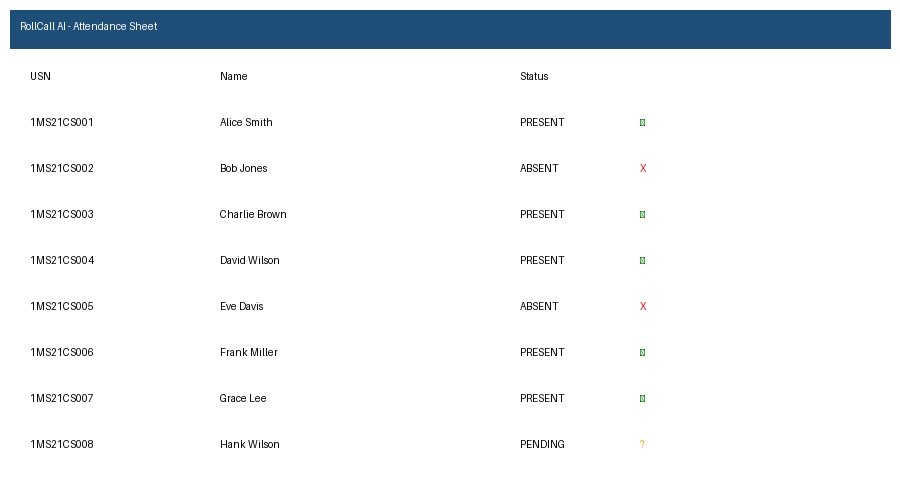
#> input picture data/photos/sheet_clean.jpg, 900 x 498 px; its folder holds only this picture in this run
$ python -i read_photo_tool.py   (imports and definitions only)
#> lines starting #> are read from the running program, lines starting #| are printed output that depends on the picture; after the words box and inside, x2 and y2 are one past the last pixel; in counts of white or black regions, pixels touching at a corner belong together
"""Tool for extracting attendance records from a photo of an attendance sheet.

Pipeline:
  1. Load & clean the image with OpenCV (grayscale, denoise, deskew, adaptive threshold).
  2. Send the cleaned image to a vision LLM (Google Gemini) with a strict JSON prompt.
  3. Parse and validate the returned JSON rows (usn, name, status, confidence).
  4. If the LLM call fails or returns malformed JSON, fall back to EasyOCR text extraction.

Environment variables required (add to .env):
  GEMINI_API_KEY   - Google AI Studio API key for Gemini vision model.

Optional environment variables:
  PHOTO_LLM_MODEL  - Gemini model to use (default: gemini-2.0-flash).
  PHOTO_MIN_CONFIDENCE - Minimum confidence threshold to keep a row (default: 0.5).
  PHOTO_OCR_GPU    - Set to "1" to enable EasyOCR GPU acceleration (default: 0).
"""

from __future__ import annotations

import base64
import json
import logging
import math
import os
import re
import warnings
from dataclasses import dataclass, field
from enum import Enum
from pathlib import Path
from typing import Any, Dict, List, Optional, Tuple

import cv2
import numpy as np
from PIL import Image

logger = logging.getLogger(__name__)

# ---------------------------------------------------------------------------
# Constants
# ---------------------------------------------------------------------------

VALID_STATUSES = {"PRESENT", "ABSENT", "PENDING", "UNREVIEWED"}

STATUS_ALIASES: Dict[str, str] = {
    "present": "PRESENT",
    "p": "PRESENT",
    "1": "PRESENT",
    "yes": "PRESENT",
    "true": "PRESENT",
    "absent": "ABSENT",
    "a": "ABSENT",
    "0": "ABSENT",
    "no": "ABSENT",
    "false": "ABSENT",
    "pending": "PENDING",
    "unreviewed": "UNREVIEWED",
    "ambiguous": "UNREVIEWED",
    "?": "UNREVIEWED",
}

# Strict prompt telling the vision LLM exactly what to return.
VISION_PROMPT = """You are an OCR assistant processing an attendance sheet photograph.
Your task is to extract each student's attendance row.

Return a valid JSON array — nothing else, no markdown fences, no commentary.
Each element must have EXACTLY these keys:
  "usn"        : string — the student roll number / USN (e.g. "1MS21CS042")
  "name"       : string — the student's full name as written on the sheet
  "status"     : string — one of: "PRESENT", "ABSENT", "PENDING", "UNREVIEWED"
                  Use "PENDING" if the cell is blank/missing.
                  Use "UNREVIEWED" if the status mark is ambiguous or illegible.
  "confidence" : float between 0.0 and 1.0 — your confidence in this row's accuracy.
                  Set < 0.70 for any row where handwriting was difficult to read.

Rules:
- If a cell is empty, null, or illegible → use "PENDING" or "UNREVIEWED" accordingly.
- Do NOT default blank attendance to "ABSENT".
- Return ONLY the JSON array. Example:
[
  {"usn": "1MS21CS001", "name": "Alice Smith",   "status": "PRESENT",    "confidence": 0.97},
  {"usn": "1MS21CS002", "name": "Bob Jones",     "status": "ABSENT",     "confidence": 0.95},
  {"usn": "1MS21CS003", "name": "Charlie Brown", "status": "UNREVIEWED", "confidence": 0.48}
]"""

DEFAULT_MODEL = "gemini-2.0-flash"
DEFAULT_MIN_CONFIDENCE = 0.5


# ---------------------------------------------------------------------------
# Dataclasses
# ---------------------------------------------------------------------------

class ExtractionSource(str, Enum):
    LLM = "llm"
    OCR_FALLBACK = "ocr_fallback"


@dataclass
class PhotoRow:
    """One extracted row from an attendance sheet photo."""
    usn: str
    name: str
    status: str
    confidence: float
    source: ExtractionSource
    raw: Dict[str, Any] = field(default_factory=dict)

    # [8 lines left out: function to_dict, not called in this run]


@dataclass
class PhotoExtractionResult:
    """Full result from read_photo_tool."""
    image_path: str
    rows: List[PhotoRow]
    source: ExtractionSource
    warnings: List[str] = field(default_factory=list)
    raw_llm_response: Optional[str] = None
    error: Optional[str] = None

    @property
    def valid_rows(self) -> List[PhotoRow]:
        return [r for r in self.rows if r.status != "UNREVIEWED" or r.confidence >= DEFAULT_MIN_CONFIDENCE]

    # [9 lines left out: function to_dict, not called in this run]


# ---------------------------------------------------------------------------
# Image Preprocessing
# ---------------------------------------------------------------------------

def preprocess_image(image_path: str | Path) -> np.ndarray:
    """
    Load and clean an attendance sheet image for best OCR / vision LLM accuracy.

    Steps:
      1. Load with OpenCV preserving colour (for LLM) and make a grayscale copy.
      2. Denoise (fastNlMeansDenoising).
      3. Deskew by detecting the dominant rotation angle from Hough lines.
      4. Apply adaptive thresholding on the grayscale copy to sharpen text.
      5. Return the deskewed *colour* image (PIL-ready, uint8 RGB).
    """
    path = Path(image_path)
    if not path.exists():
        raise FileNotFoundError(f"Image not found: {image_path}")

    bgr = cv2.imread(str(path))
    if bgr is None:
        raise ValueError(f"OpenCV could not decode image: {image_path}")

    # --- Denoise ---
    gray = cv2.cvtColor(bgr, cv2.COLOR_BGR2GRAY)
    denoised = cv2.fastNlMeansDenoising(gray, h=10, templateWindowSize=7, searchWindowSize=21)

    # --- Deskew ---
    angle = _detect_skew_angle(denoised)
    if abs(angle) > 0.5:
        bgr = _rotate_image(bgr, angle)
        denoised = _rotate_image(denoised, angle)

    # --- Adaptive threshold (for OCR fallback preview) ---
    thresh = cv2.adaptiveThreshold(
        denoised, 255,
        cv2.ADAPTIVE_THRESH_GAUSSIAN_C,
        cv2.THRESH_BINARY, 21, 10,
    )

    # Return RGB colour (best for LLM; thresh stored separately for OCR fallback)
    rgb = cv2.cvtColor(bgr, cv2.COLOR_BGR2RGB)
    return rgb, thresh


def _detect_skew_angle(gray: np.ndarray) -> float:
    """Estimate document skew angle using Hough line detection."""
    try:
        edges = cv2.Canny(gray, 50, 150, apertureSize=3)
        lines = cv2.HoughLines(edges, 1, np.pi / 180, threshold=100)
        if lines is None or len(lines) < 5:
            return 0.0
        angles = []
        for line in lines[:50]:
            theta = line[0][1]
            angle = math.degrees(theta) - 90.0
            if abs(angle) < 45:
                angles.append(angle)
        return float(np.median(angles)) if angles else 0.0
    except Exception:
        return 0.0


# [140 lines left out: functions _rotate_image, _image_to_base64, _normalize_status, _validate_confidence, _parse_and_validate_json, _call_gemini, not called in this run]


# ---------------------------------------------------------------------------
# OCR Fallback Backend (EasyOCR)
# ---------------------------------------------------------------------------

_EASYOCR_READER = None  # lazy singleton to avoid heavy import at module load


def _get_easyocr_reader(gpu: bool = False):
    """Lazily initialise the EasyOCR reader (expensive one-time cost)."""
    global _EASYOCR_READER
    if _EASYOCR_READER is None:
        try:
            import easyocr  # lazy import; optional dep
        except ImportError as exc:
            raise RuntimeError(
                "easyocr package not installed. "
                "Run: pip install easyocr"
            ) from exc
        _EASYOCR_READER = easyocr.Reader(["en"], gpu=gpu, verbose=False)
    return _EASYOCR_READER


# Known USN pattern: digits, letters, digits (e.g. 1MS21CS042, 4SF22IS010)
_USN_PATTERN = re.compile(r"\b\d[A-Z]{2}\d{2}[A-Z]{2}\d{3}\b", re.IGNORECASE)
# Tick / cross / presence marks
_TICK_PATTERN = re.compile(r"[✓✔√☑Pp1]", re.UNICODE)
_CROSS_PATTERN = re.compile(r"[✗✘Xx0]", re.UNICODE)


def _ocr_fallback(thresh: np.ndarray, min_confidence: float, warn: List[str]) -> List[PhotoRow]:
    """
    Run EasyOCR on the thresholded image and heuristically reconstruct rows.

    Strategy:
    - Detect all text bounding boxes sorted by (y, x).
    - Cluster adjacent detections as rows using a vertical tolerance.
    - Per row: first USN-shaped token → USN, other long tokens → name,
      tick/cross marks → status.
    - Rows without a USN are skipped with a warning.
    """
    gpu = os.getenv("PHOTO_OCR_GPU", "0") == "1"
    reader = _get_easyocr_reader(gpu=gpu)

    # EasyOCR returns list of ([bbox_coords], text, prob)
    results = reader.readtext(thresh, detail=1, paragraph=False)
    if not results:
        warn.append("OCR fallback: EasyOCR returned no text detections.")
        return []

    # Sort detections top-to-bottom then left-to-right
    def _top_left_y(det):
        bbox = det[0]
        return (min(p[1] for p in bbox), min(p[0] for p in bbox))

    detections = sorted(results, key=_top_left_y)

    # Cluster into rows by y-coordinate tolerance
    row_clusters: List[List] = []
    current_cluster: List = []
    last_y: Optional[float] = None
    y_tolerance = 20  # pixels

    for det in detections:
        bbox, text, prob = det
        mid_y = sum(p[1] for p in bbox) / len(bbox)
        if last_y is None or abs(mid_y - last_y) <= y_tolerance:
            current_cluster.append((bbox, text.strip(), float(prob)))
            if last_y is None:
                last_y = mid_y
            else:
                last_y = (last_y + mid_y) / 2
        else:
            if current_cluster:
                row_clusters.append(current_cluster)
            current_cluster = [(bbox, text.strip(), float(prob))]
            last_y = mid_y

    if current_cluster:
        row_clusters.append(current_cluster)

    rows: List[PhotoRow] = []
    for cluster in row_clusters:
        texts = [(t, p) for _, t, p in cluster]
        all_text = " ".join(t for t, _ in texts)
        avg_prob = sum(p for _, p in texts) / max(len(texts), 1)

        # Find USN
        usn_match = _USN_PATTERN.search(all_text)
        if not usn_match:
            continue  # no USN → skip this cluster
        usn = usn_match.group(0).upper()

        # Build name from tokens that are not USN, not status marks
        non_usn = all_text.replace(usn_match.group(0), "").strip()
        # Remove tick/cross characters before name extraction
        name_tokens = [
            tok for tok in non_usn.split()
            if not _TICK_PATTERN.fullmatch(tok) and not _CROSS_PATTERN.fullmatch(tok)
            and len(tok) > 1 and not _USN_PATTERN.match(tok)
        ]
        name = " ".join(name_tokens).title().strip() or ""

        # Determine status from tokens not part of USN or student name
        status_candidate_text = non_usn
        for tok in name_tokens:
            status_candidate_text = re.sub(rf"\b{re.escape(tok)}\b", "", status_candidate_text, flags=re.IGNORECASE)
        status_candidate_text = status_candidate_text.strip()

        if _TICK_PATTERN.search(status_candidate_text):
            status = "PRESENT"
        elif _CROSS_PATTERN.search(status_candidate_text):
            status = "ABSENT"
        elif avg_prob < 0.5:
            status = "UNREVIEWED"
        else:
            status = "PENDING"

        confidence = _validate_confidence(avg_prob)
        if confidence < min_confidence and status != "PENDING":
            warn.append(
                f"OCR fallback: USN={usn} confidence {confidence:.2f} < threshold {min_confidence:.2f}; "
                "status overridden to UNREVIEWED."
            )
            status = "UNREVIEWED"

        rows.append(PhotoRow(
            usn=usn,
            name=name,
            status=status,
            confidence=confidence,
            source=ExtractionSource.OCR_FALLBACK,
        ))

    return rows


# ---------------------------------------------------------------------------
# Public API
# ---------------------------------------------------------------------------

def read_photo_tool(
    image_path: str | Path,
    api_key: Optional[str] = None,
    model: Optional[str] = None,
    min_confidence: Optional[float] = None,
    force_ocr: bool = False,
) -> PhotoExtractionResult:
    """
    Extract attendance rows from a photo of a handwritten / printed attendance sheet.

    Args:
        image_path:     Path to the input image (JPEG, PNG, BMP, etc.).
        api_key:        Google Gemini API key. Falls back to GEMINI_API_KEY env var.
        model:          Gemini model name. Falls back to PHOTO_LLM_MODEL env var or
                        'gemini-2.0-flash'.
        min_confidence: Rows below this threshold are forced to UNREVIEWED.
                        Falls back to PHOTO_MIN_CONFIDENCE env var or 0.5.
        force_ocr:      Skip LLM entirely and go straight to EasyOCR (useful for tests
                        or when no API key is available).

    Returns:
        PhotoExtractionResult with a list of PhotoRow objects.

    Raises:
        FileNotFoundError: if image_path does not exist.
        ValueError:        if the image cannot be decoded.
    """
    image_path = str(image_path)
    resolved_key = api_key or os.getenv("GEMINI_API_KEY", "")
    resolved_model = model or os.getenv("PHOTO_LLM_MODEL", DEFAULT_MODEL)
    resolved_min_conf = min_confidence or float(os.getenv("PHOTO_MIN_CONFIDENCE", str(DEFAULT_MIN_CONFIDENCE)))
    warn: List[str] = []

    # Step 1: Preprocess
    try:
        rgb, thresh = preprocess_image(image_path)
#> in preprocess_image, bgr is the input picture: shape (498, 900, 3); mean B, G, R 242.7, 239.6, 236
#> in preprocess_image, `gray = cv2.cvtColor(bgr, cv2.COLOR_BGR2GRAY)`:
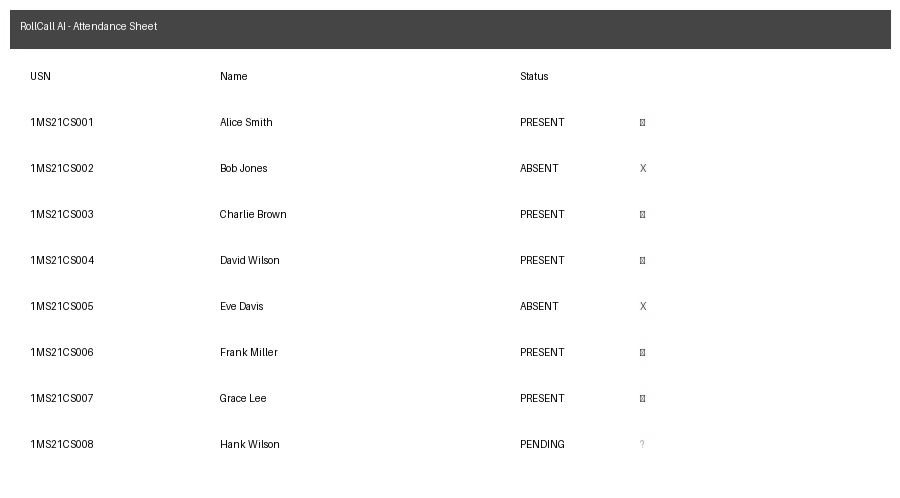
#> gray: shape (498, 900); min 0, max 255, mean 238.9
#> in _detect_skew_angle, `edges = cv2.Canny(gray, 50, 150, apertureSize=3)`:
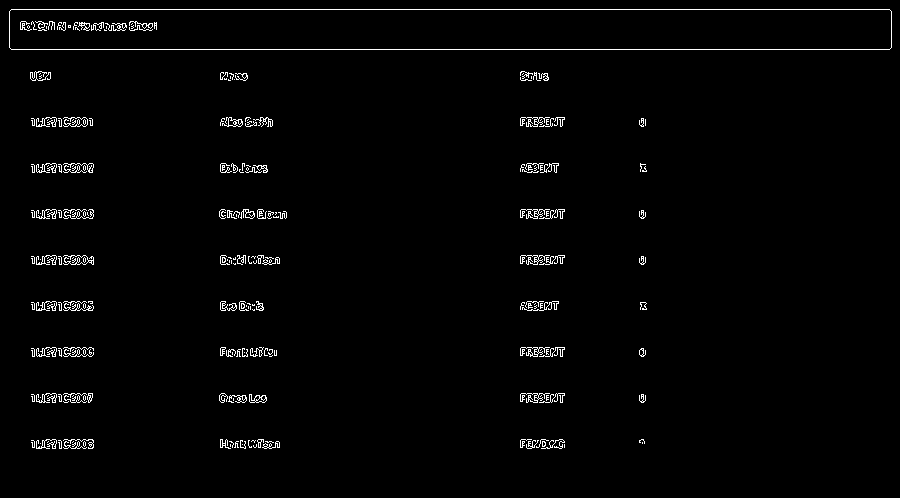
#> edges: shape (498, 900); 1.8% white in thin lines or dots, all inside (x1, y1, x2, y2) = (9, 9, 892, 449)
#> in _detect_skew_angle, `lines = cv2.HoughLines(edges, 1, np.pi / 180, threshold=100)`: lines = [[9, 1.57], [49, 1.57]]
#> in preprocess_image, `angle = _detect_skew_angle(denoised)`: angle = 0
#> in preprocess_image, `thresh = cv2.adaptiveThreshold( denoised, 255, cv2.ADAPTIVE_THRESH_GAU..`:
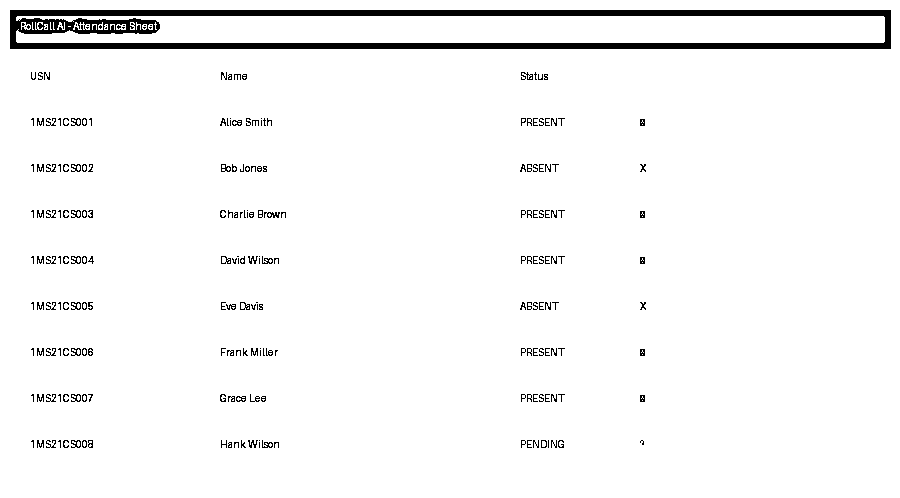
#> thresh: shape (498, 900); 96.2% white; 227 black regions (114 under 20 px), largest, box (x1, y1, x2, y2) and area: (10, 10, 891, 49) 12361, (264, 212, 280, 218) 58, (521, 72, 533, 80) 50
    except (FileNotFoundError, ValueError):
        raise
    except Exception as exc:  # pragma: no cover
        raise RuntimeError(f"Image preprocessing failed: {exc}") from exc

    raw_response: Optional[str] = None
    source = ExtractionSource.LLM

    # Step 2: Try LLM
    if not force_ocr and resolved_key:
        try:
            raw_response = _call_gemini(rgb, resolved_key, resolved_model)
            rows = _parse_and_validate_json(raw_response, resolved_min_conf, source, warn)
            return PhotoExtractionResult(
                image_path=image_path,
                rows=rows,
                source=source,
                warnings=warn,
                raw_llm_response=raw_response,
            )
        except json.JSONDecodeError as exc:
            warn.append(f"LLM JSON parse error: {exc}. Falling back to EasyOCR.")
            logger.warning("LLM returned malformed JSON — falling back to EasyOCR: %s", exc)
        except ValueError as exc:
            warn.append(f"LLM response validation error: {exc}. Falling back to EasyOCR.")
            logger.warning("LLM response invalid — falling back to EasyOCR: %s", exc)
        except Exception as exc:  # network, quota, etc.
            warn.append(f"LLM call failed ({type(exc).__name__}: {exc}). Falling back to EasyOCR.")
            logger.warning("LLM call failed — falling back to EasyOCR: %s", exc)
    elif not force_ocr and not resolved_key:
        warn.append("GEMINI_API_KEY not set. Falling back to EasyOCR.")

    # Step 3: OCR fallback
    source = ExtractionSource.OCR_FALLBACK
    try:
        rows = _ocr_fallback(thresh, resolved_min_conf, warn)
    except Exception as exc:
        return PhotoExtractionResult(
            image_path=image_path,
            rows=[],
            source=source,
            warnings=warn,
            raw_llm_response=raw_response,
            error=f"OCR fallback also failed: {type(exc).__name__}: {exc}",
        )

    return PhotoExtractionResult(
        image_path=image_path,
        rows=rows,
        source=source,
        warnings=warn,
        raw_llm_response=raw_response,
    )

#> (the run stopped early here; a loop or call above may not have finished)
